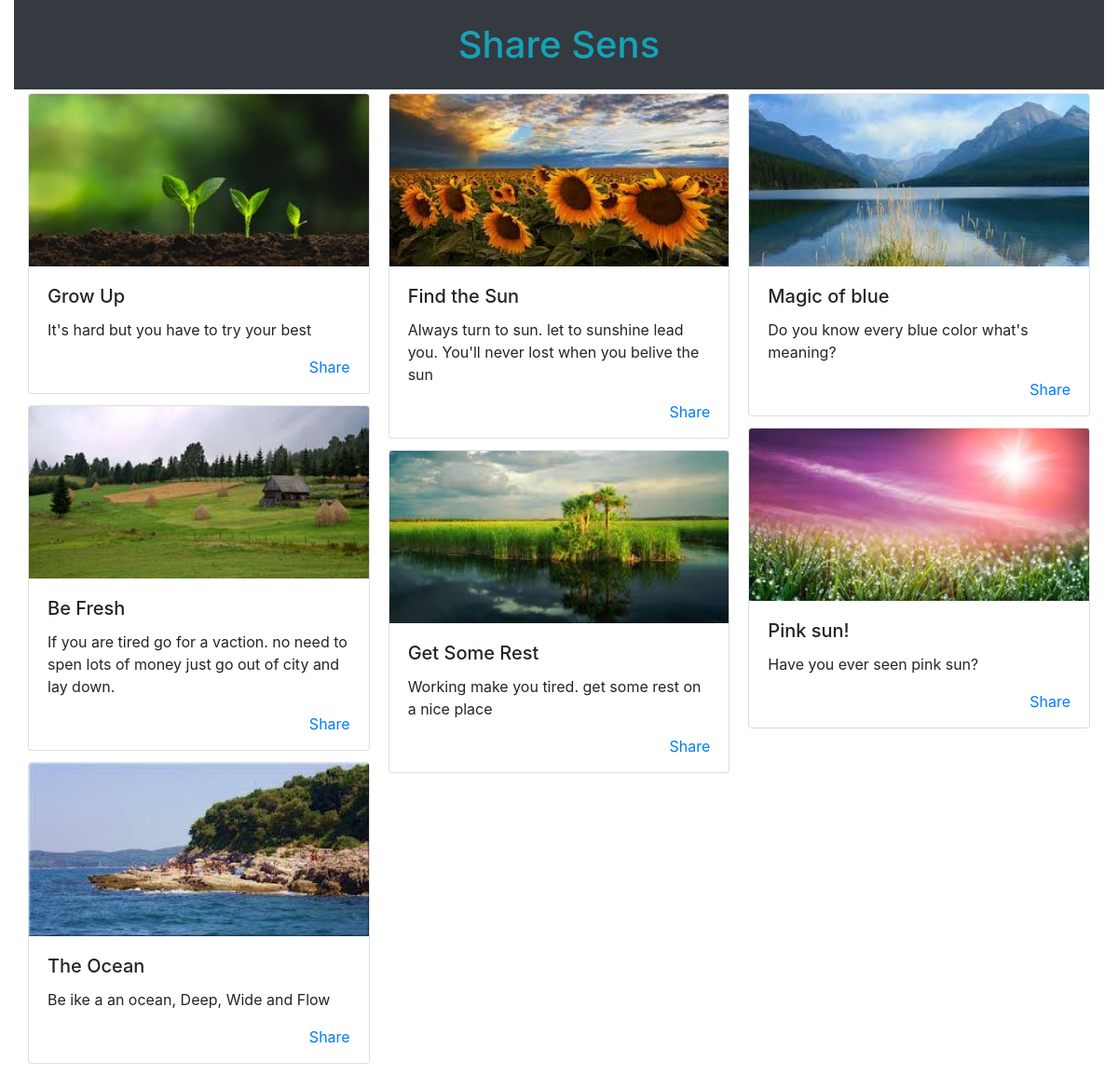
The page / on the database its author committed.
### main/models.py (models this page shows, shortened)
class Sentences(models.Model):
    title = models.CharField(max_length=80, blank=False)
    description = models.CharField(max_length=400, blank=False, default="some description")
    image = models.ImageField(upload_to="images", blank=False, default="default.png")
    created_at=models.DateTimeField(default=datetime.now(), blank=False)

### main/views.py (the view)
# urls.py: path('', views.HomeView.as_view(), name="home"),
class HomeView(ListView):
    model = Sentences
    template_name = 'home.html'
    context_object_name = 'sentences'

### templates/home.html
{% extends 'base.html' %}
{% block content %}
    <div class="container-fluid">
        <h1 class="text-center text-info bg-dark py-4 mb-1">Share Sens</h1>
    </div>
    <div class="container">
        <div class="row">
            <div class="card-columns">
            {% for item in sentences %}
                <div class="card">
                    <img class="card-img-top" src="{{item.image.url}}" alt="{{item.title}}">
                    <div class="card-body">
                        <h5 class="card-title">{{item.title}}</h5>
                        <p class="card-text">{{item.description}}</p>
                        <a href="#" class="card-link pb-3 float-right">Share</a>
                    </div>
                </div>
            {% endfor %}
            </div>
        </div>
    </div>
{% endblock %}

### templates/base.html (shortened to what this page needs)
<!doctype html>
<html lang="en">
  <head>
    <link rel="stylesheet" href="https://stackpath.bootstrapcdn.com/bootstrap/4.2.1/css/bootstrap.min.css">
  </head>
  <body>
      {% block content %}
      {% endblock %}
  </body>
</html>

### rows shown on the page
Sentences: image (picture), title "Grow Up", description "It's hard but you have to try your best"
Sentences: image (picture), title "Be Fresh", description "If you are tired go for a vaction. no need to spen lots of money just go out of city and lay down."
Sentences: image (picture), title "The Ocean", description "Be ike a an ocean, Deep, Wide and Flow"
Sentences: image (picture), title "Find the Sun", description "Always turn to sun. let to sunshine lead you. You'll never lost when you belive the sun"
Sentences: image (picture), title "Get Some Rest", description "Working make you tired. get some rest on a nice place"
Sentences: image (picture), title "Magic of blue", description "Do you know every blue color what's meaning?"
Sentences: image (picture), title "Pink sun!", description "Have you ever seen pink sun?"
